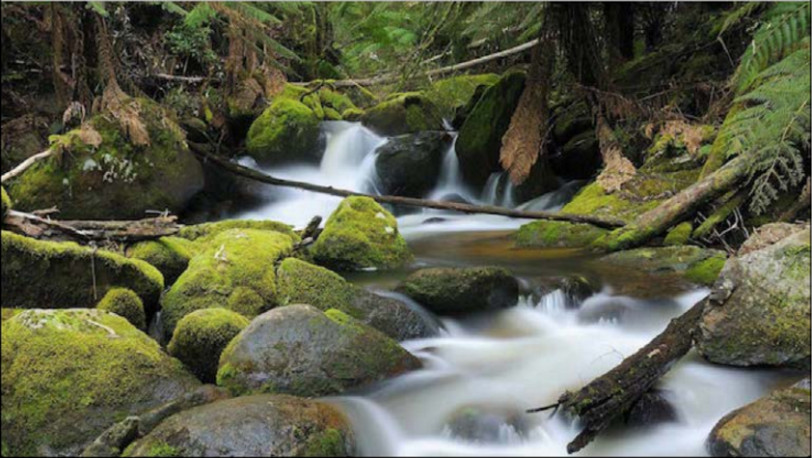
#> input picture 04_histo_alumnos/input.jpg, 812 x 458 px
$ python hist_color.py --image input.jpg
#> lines starting #> are read from the running program, lines starting #| are printed output that depends on the picture
import matplotlib.pyplot as plt
import argparse
import cv2
import numpy as np

# argument parser`
ap = argparse.ArgumentParser()
ap.add_argument("-i", "--image", required=True, help="Path to the image")
args = vars(ap.parse_args())

# original image
image = cv2.imread(args["image"])
#> image is the input picture: shape (458, 812, 3); mean B, G, R 72.5, 93.3, 91.1
image_RGB = cv2.cvtColor(image, cv2.COLOR_BGR2RGB)
b,g,r = cv2.split(image)
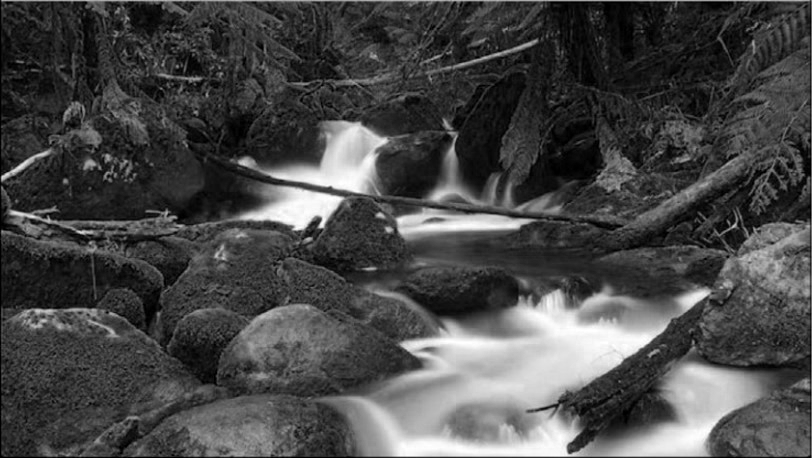
#> b: shape (458, 812); min 0, max 255, mean 72.5
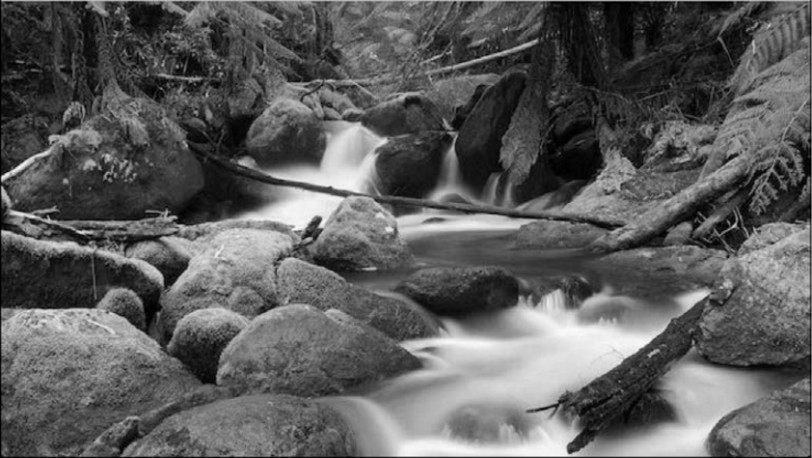
#> g: shape (458, 812); min 0, max 252, mean 93.3
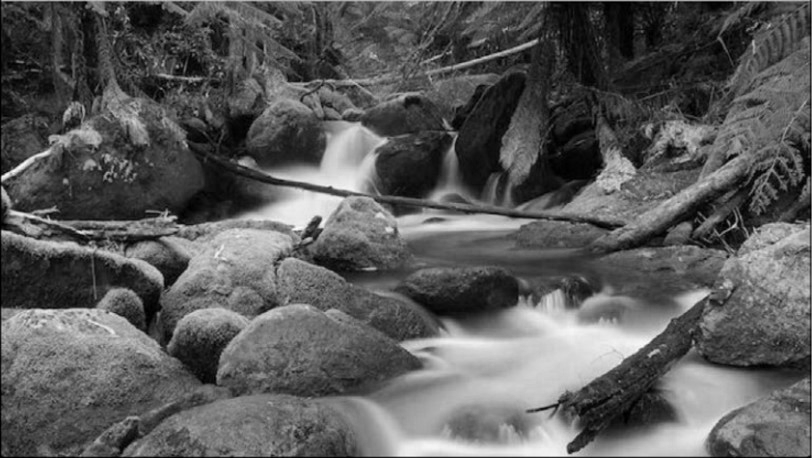
#> r: shape (458, 812); min 0, max 254, mean 91.1

#histogram is computed
histb = cv2.calcHist([b], [0], None, [256], [0, 256])
#> histb = 256 values, max 4684 at index 42, min 102 at index 254, mean 1452.7
histg = cv2.calcHist([g], [0], None, [256], [0, 256])
#> histg = 256 values, max 2715 at index 41, min 0 at index 253, mean 1452.7
histr = cv2.calcHist([r], [0], None, [256], [0, 256])
#> histr = 256 values, max 2795 at index 63, min 0 at index 252, mean 1452.7

fig = plt.figure(figsize=(14,14))
#se maqueta el diseño del grafico
ax1=fig.add_subplot(2,1,1)
ax2=fig.add_subplot(2,3,4)
ax3=fig.add_subplot(2,3,5)
ax4=fig.add_subplot(2,3,6)

#se dibuja la imagen original
ax1.imshow(image_RGB)
ax1.set_title('Original image')

#se dibuja el histograma
ax2.plot(histr, color='r')
ax2.set_title('Histogram of Red Channel')

ax3.plot(histg, color='g')
ax3.set_title('Histogram of Green Channel')

ax4.plot(histb, color='b')
ax4.set_title('Histogram of Blue Channel')

plt.show()
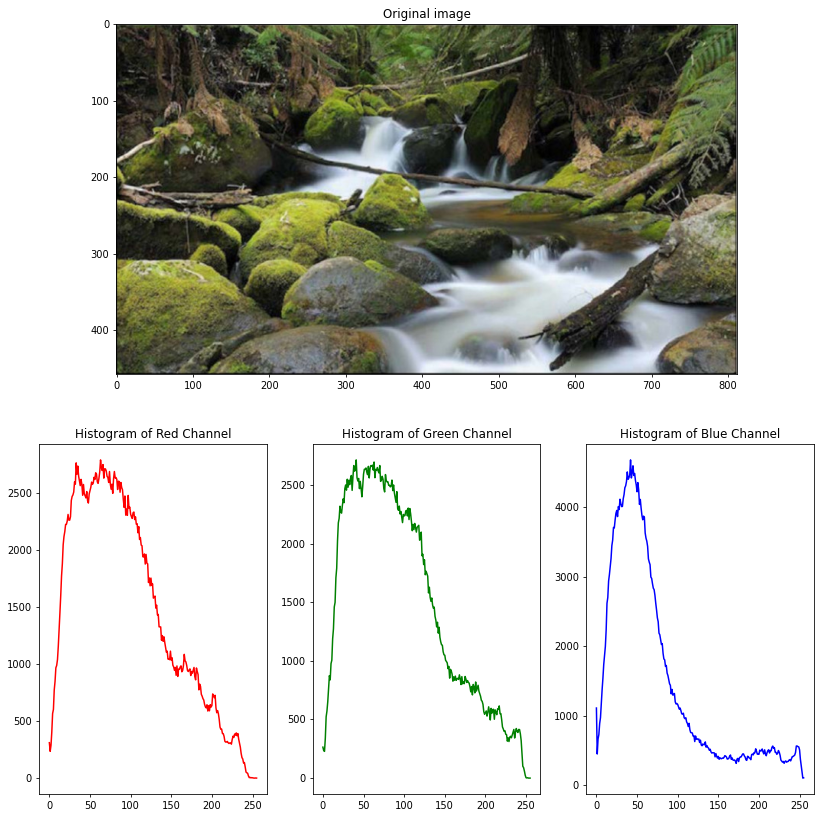
#> figure drawn by matplotlib, 4 panels; panel 2: curve peaks at x = 63, y = 2795; panel 3: curve peaks at x = 41, y = 2715; panel 4: curve peaks at x = 42, y = 4684
